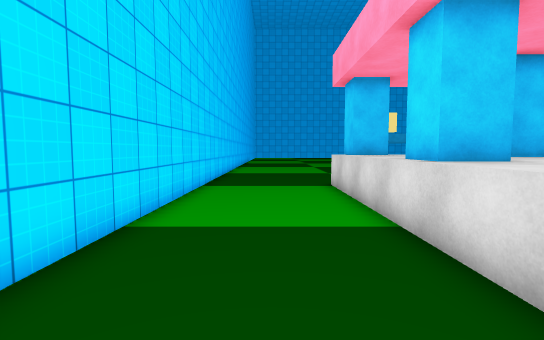
[1] (above)

20 first-person views from a walk through a Unity game level. The camera is 1.4 m above the floor, tilts 4° down and sees 85° across. The floor is counted in squares, 1 m on a side. Each view is taken from the middle of a square. On the plan, view 1 faces up. The plan holds only what a view shows up to about 14 squares ahead; the rest is blank. The place goes on beyond the plan. The player is left out. Some surface patterns are stand-ins.

[2]
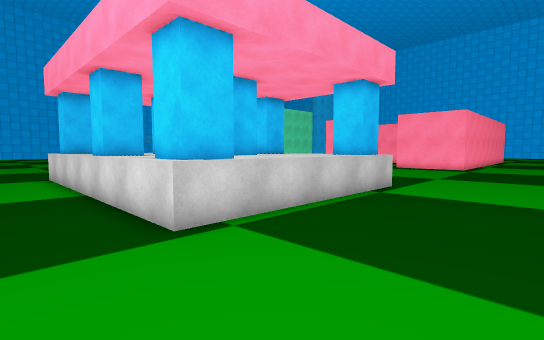

[3]
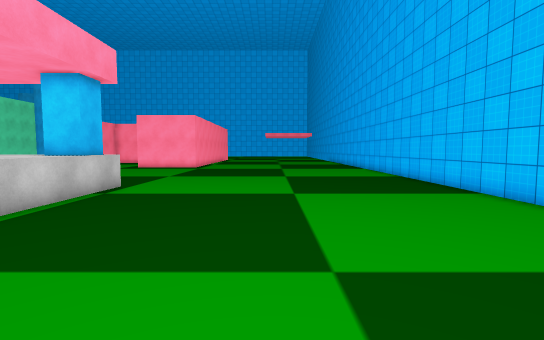

[4]
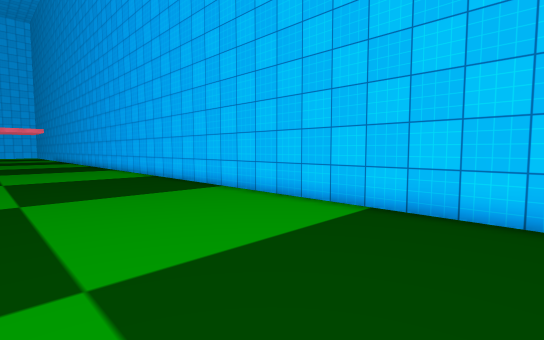

[5]
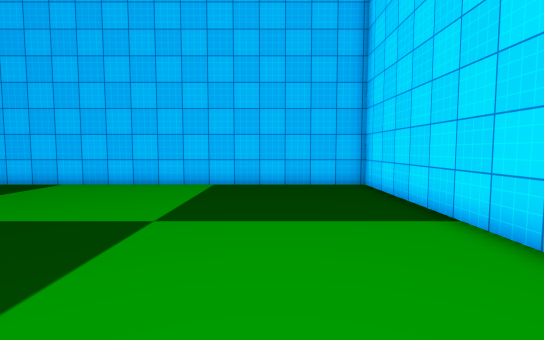

[6]
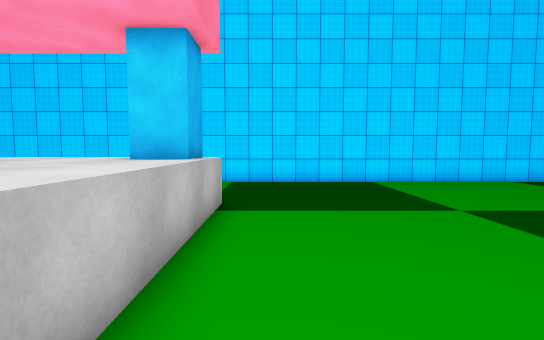

[7]
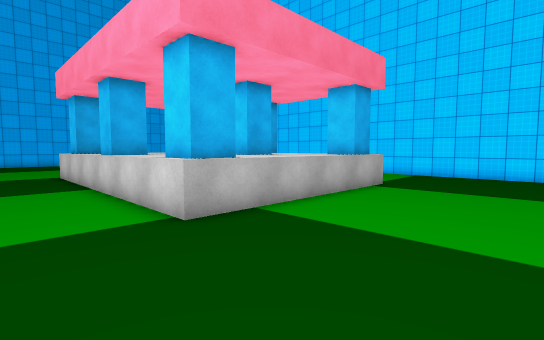

[8]
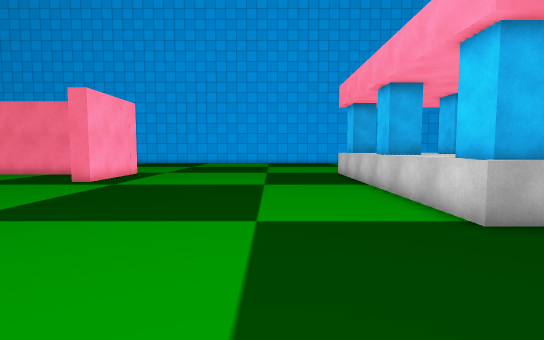

[9]
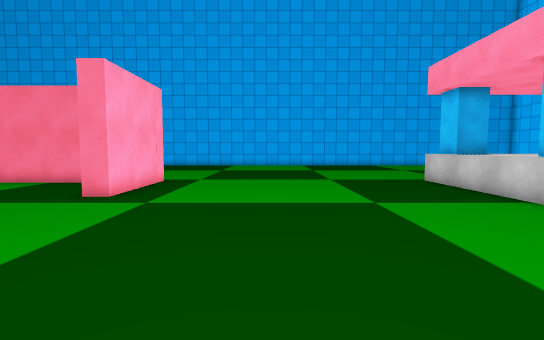

[10]
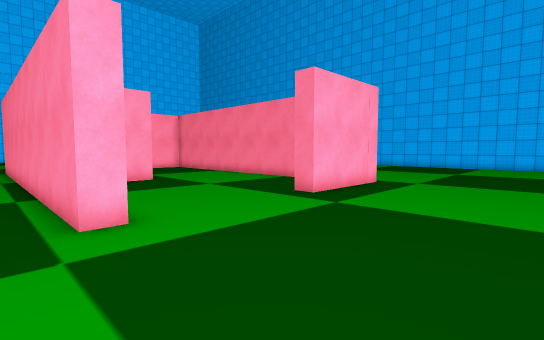

[11]
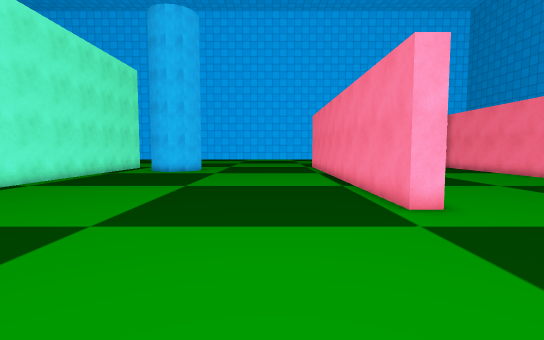

[12]
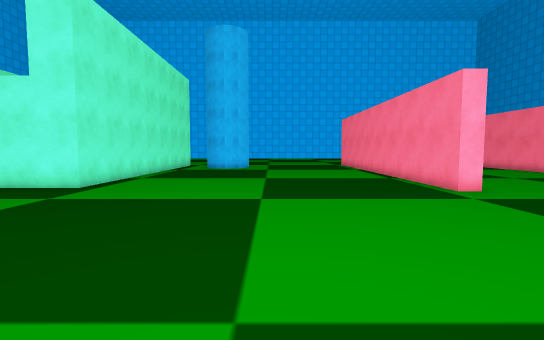

[13]
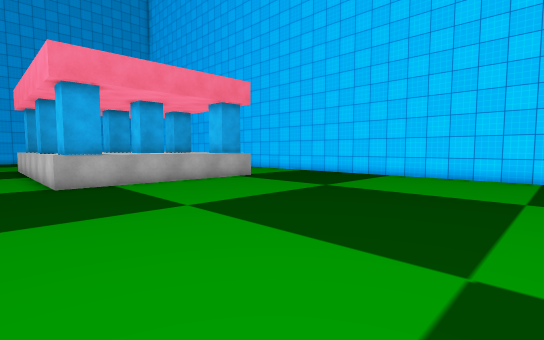

[14]
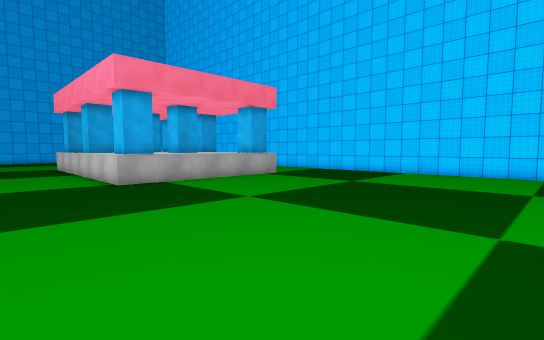

[15]
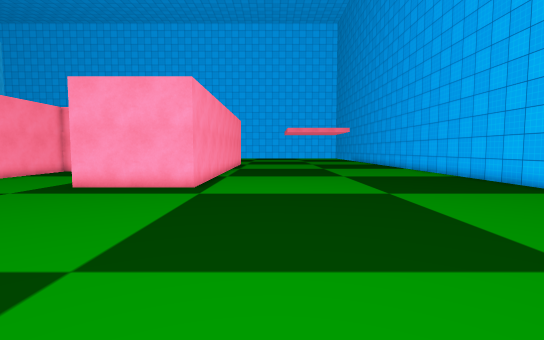

[16]
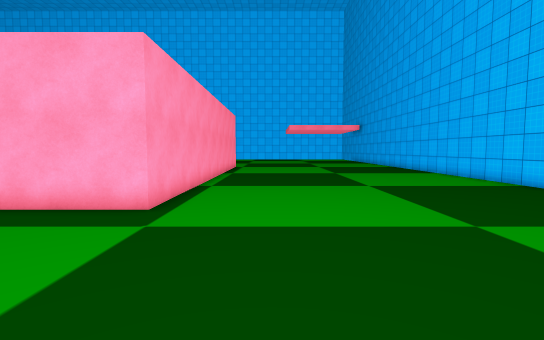

[17]
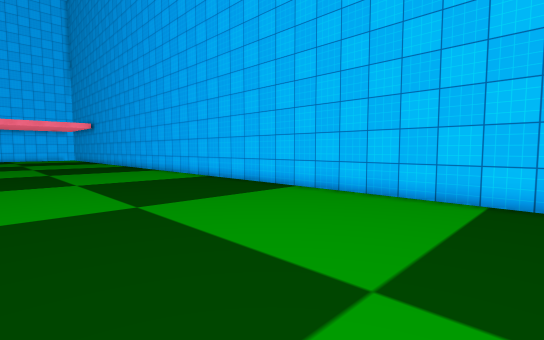

[18]
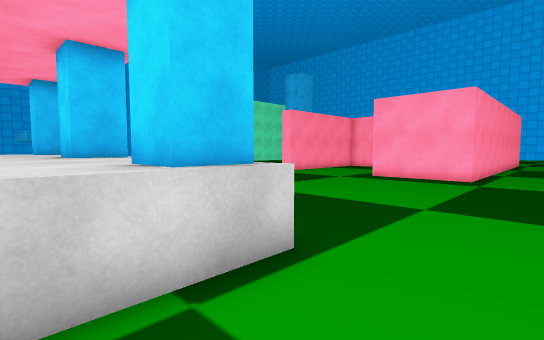

[19]
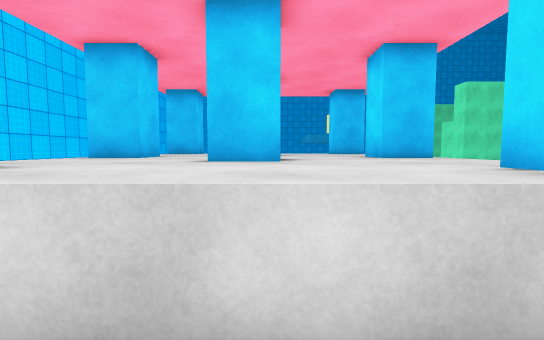

[20]
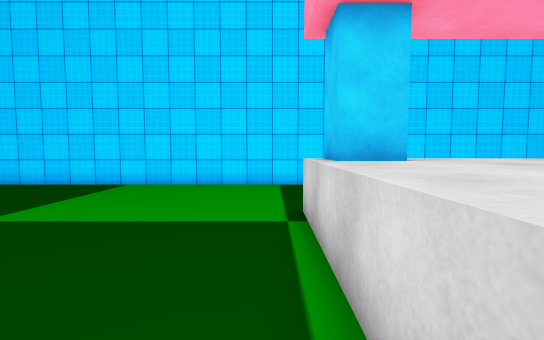

### Floor plan
Key: @ floor where view 1 was taken; # wall or solid block; . floor; = window, fence, low wall or low ledge; ^ raised ledge; B block.
Columns run from 3 left of view 1 to 30 right of it. Each row starts with its distance up from view 1.
 24 #.   ............ .    ....#######
 23 #................     ............
 22 #.................   .............
 21 #.................. ..............
 20 #.................................
 19 #.................................
 18 #.................................
 17 #.................................
 16 #.................................
 15 #.................................
 14 #.................................
 13 #.................................
 12 #.....##^^^^^##...................
 11 #....=BB^^^^^^#...........########
 10 #....=BB^^^^^^^...........#
  9 #.....^^^BB  ^^................
  8 #.....^^^BB^^^^..................
  7 #.....^  ^  ^^^...................
  6 #....=BB^  ^^B#...................
  5 #....=^B^ ^^^B#...................
  4 #.....^^^BB^^^^...........#.......
  3 #.....^^^BB^^^^...........#.......
  2 #....=^^^^^^^^^...........# ......
  1 #  ..=BB^^^^^B#...........#  ####
  0 #..@.=#^^^^^^##...........########
 -1 #.................................
 -2 #.................................
 -3 #.................................
 -4 #.................................
 -5 #.................................
 -6 #.................................
 -7 #.................................
 -8 #.................................
 -9 #.................................
-10 #.................................
-11 #.................................
-12 #.................................
-13 ##################################

Positions as (right, up) in squares from view 1, and headings:
1: (0, 0), facing up
2: (0, -5), facing up-right
3: (0, -6), facing right
4: (0, -6), facing down-right
5: (1, -1), facing down
6: (10, 13), facing left
7: (14, 17), facing down-left
8: (15, 17), facing down
9: (18, 13), facing down
10: (17, 12), facing down-right
11: (16, 14), facing right
12: (13, 17), facing right
13: (13, 24), facing down-left
14: (15, 24), facing down-left
15: (12, -3), facing right
16: (16, -3), facing right
17: (14, -4), facing down-right
18: (8, -3), facing up-right
19: (7, -2), facing up
20: (9, -1), facing left
